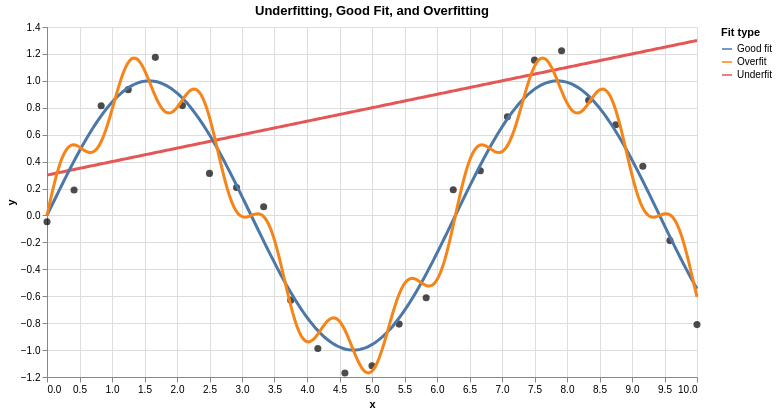

Notebook source saved alongside this figure:
### Markdown cell above
## 5. Underfitting and overfitting

Below there are two synthetic examples with three possible fits.

### Code cell
x_uo = np.linspace(0, 10, 25)
y_uo = np.sin(x_uo) + np.random.normal(0, 0.15, len(x_uo))
df_points = pd.DataFrame({"x": x_uo, "y": y_uo})

grid = np.linspace(0, 10, 300)
df_lines = pd.DataFrame({
    "x": np.concatenate([grid, grid, grid]),
    "y": np.concatenate([
        0.1 * grid + 0.3,
        np.sin(grid),
        np.sin(grid) + 0.2 * np.sin(6 * grid)
    ]),
    "fit": (["Underfit"] * len(grid)) + (["Good fit"] * len(grid)) + (["Overfit"] * len(grid))
})

points = alt.Chart(df_points).mark_circle(size=50, color="black").encode(
    x="x:Q", y="y:Q"
)

lines = alt.Chart(df_lines).mark_line(strokeWidth=3).encode(
    x="x:Q",
    y="y:Q",
    color=alt.Color("fit:N", title="Fit type")
)

(points + lines).properties(
    width=650,
    height=350,
    title="Underfitting, Good Fit, and Overfitting"
)

### Figure 1 — Vega-Lite specification as saved in the notebook (floating-point values rounded to 4 significant figures; data arrays with more than 128 entries replaced by an {"elided": "..."} marker saying what was removed)
{"config": {"view": {"continuousWidth": 300, "continuousHeight": 300}}, "layer": [{"data": {"name": "data-0196979bbb31e4db9acbe12dec82479b"}, "mark": {"type": "circle", "color": "black", "size": 50}, "encoding": {"x": {"field": "x", "type": "quantitative"}, "y": {"field": "y", "type": "quantitative"}}}, {"data": {"name": "data-984e04174a0395c6f2393f8dc3e65f61"}, "mark": {"type": "line", "strokeWidth": 3}, "encoding": {"color": {"field": "fit", "title": "Fit type", "type": "nominal"}, "x": {"field": "x", "type": "quantitative"}, "y": {"field": "y", "type": "quantitative"}}}], "height": 350, "title": "Underfitting, Good Fit, and Overfitting", "width": 650, "$schema": "https://vega.github.io/schema/vega-lite/v5.20.1.json", "datasets": {"data-0196979bbb31e4db9acbe12dec82479b": [{"x": 0.0, "y": -0.04642}, {"x": 0.4167, "y": 0.1895}, {"x": 0.8333, "y": 0.8154}, {"x": 1.25, "y": 0.9348}, {"x": 1.667, "y": 1.174}, {"x": 2.083, "y": 0.8162}, {"x": 2.5, "y": 0.3125}, {"x": 2.917, "y": 0.2081}, {"x": 3.333, "y": 0.06436}, {"x": 3.75, "y": -0.6291}, {"x": 4.167, "y": -0.9882}, {"x": 4.583, "y": -1.171}, {"x": 5.0, "y": -1.116}, {"x": 5.417, "y": -0.8071}, {"x": 5.833, "y": -0.6118}, {"x": 6.25, "y": 0.1915}, {"x": 6.667, "y": 0.3318}, {"x": 7.083, "y": 0.7338}, {"x": 7.5, "y": 1.154}, {"x": 7.917, "y": 1.224}, {"x": 8.333, "y": 0.8554}, {"x": 8.75, "y": 0.6745}, {"x": 9.167, "y": 0.3655}, {"x": 9.583, "y": -0.1868}, {"x": 10.0, "y": -0.8107}], "data-984e04174a0395c6f2393f8dc3e65f61": {"elided": "900 records"}}}
